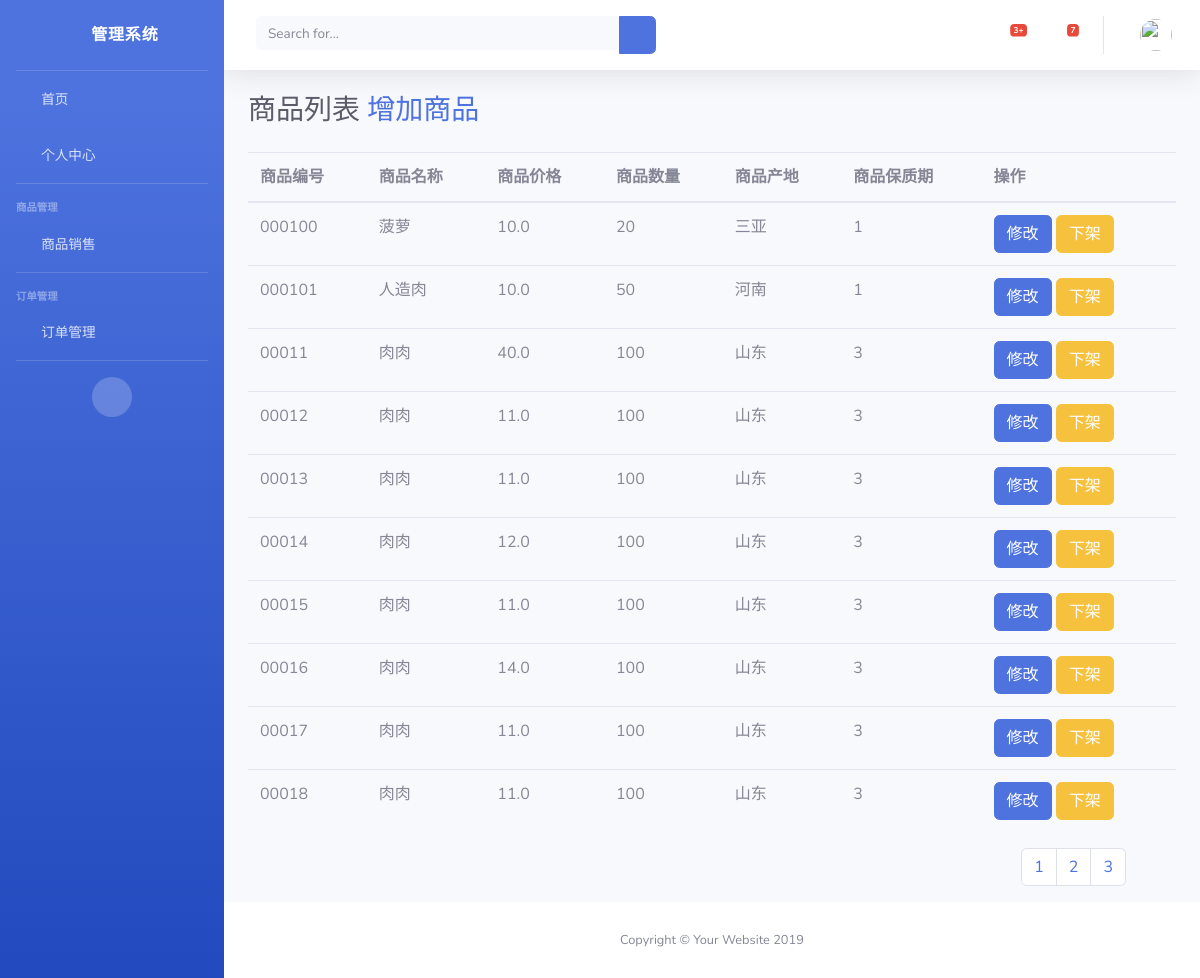
The app's page /Saller/goods_list/1/2 with its own data.
### Saller/models.py (models this page shows)
class Goods(models.Model):
    goods_number = models.CharField(max_length=11,verbose_name="商品编号")
    goods_name = models.CharField(max_length=32,verbose_name="商品的名字")
    goods_price = models.FloatField(verbose_name="价格")
    goods_count = models.IntegerField(verbose_name="数量")
    goods_location = models.CharField(max_length=254,verbose_name="产地")
    goods_safe_date = models.IntegerField(verbose_name="保质期")
    goods_status = models.IntegerField(verbose_name="状态")  ## 0 代表下架  1 代表在售
    goods_pro_time = models.DateField(auto_now=True,verbose_name="生产日期")
    picture = models.ImageField(upload_to="images")   ## 商品图片
    goods_description = models.TextField(default="好好。。。。。")
    goods_type = models.ForeignKey(to=GoodsType,on_delete=models.CASCADE,default=1)
    goods_store = models.ForeignKey(to=LoginUser,on_delete=models.CASCADE,default=1)
    objects = MyGoodsFilter()

### Saller/views.py (the view)
# urls.py: path("goods_list/",goods_list),
def goods_list(request,status,page=1):
    page = int(page)
    if status == "0":
        goods_obj = Goods.objects.filter(goods_status = 0).order_by('goods_number')
    else:
        goods_obj = Goods.objects.filter(goods_status = 1).order_by('goods_number')
    goods_all = Paginator(goods_obj,10)
    goods_list = goods_all.page(page)  ##
    return render(request,"saller/goods_list.html",locals())

### Saller/templates/saller/goods_list.html (shortened to what this page needs)
{% extends "saller/base.html" %}
{% block label %}
    商品列表
    <a href="/Saller/goods_add/">增加商品</a>
{% endblock %}
{% block content %}
    <table class="table">
        <thead>
        <tr>
            <th>商品编号</th>
            <th>商品名称</th>
            <th>商品价格</th>
            <th>商品数量</th>
            <th>商品产地</th>
            <th>商品保质期</th>
            <th>操作</th>
        </tr>
        </thead>
        <tbody>
        {% for one in goods_list %}
            <tr>
                <td>{{ one.goods_number }}</td>
                <td>{{ one.goods_name }}</td>
                <td>{{ one.goods_price }}</td>
                <td>{{ one.goods_count }}</td>
                <td>{{ one.goods_location }}</td>
                <td>{{ one.goods_safe_date }}</td>
                <td>
                    <button class="btn btn-primary">修改</button>
                    {% if one.goods_status == 1 %}
                        <a href="/Saller/goods_status/down/{{ one.id }}" type="button" class="btn btn-warning">下架</a>
                    {% else %}
                        <a href="/Saller/goods_status/up/{{ one.id }}" type="button" class="btn btn-warning">上架</a>
                    {% endif %}
                </td>
            </tr>
        {% endfor %}
        </tbody>
    </table>
    <ul style="float:right; margin-right: 50px" class="pagination">
        {% for one in goods_all.page_range %}
            <li class="paginate_button page-item previous">
                {% if status == "1" %}
                    <a href="/goods_list/1/{{ one }}" class="page-link">{{ one }}</a>
                {% else %}
                    <a href="/goods_list/0/{{ one }}" class="page-link">{{ one }}</a>
                {% endif %}
            </li>
        {% endfor %}
    </ul>
{% endblock %}

### records on screen
Goods: goods_number "000100", goods_name "菠萝", goods_price "10.0", goods_count "20", goods_location "三亚", goods_safe_date "1"
Goods: goods_number "000101", goods_name "人造肉", goods_price "10.0", goods_count "50", goods_location "河南", goods_safe_date "1"
Goods: goods_number "00011", goods_name "肉肉", goods_price "40.0", goods_count "100", goods_location "山东", goods_safe_date "3"
Goods: goods_number "00012", goods_name "肉肉", goods_price "11.0", goods_count "100", goods_location "山东", goods_safe_date "3"
Goods: goods_number "00013", goods_name "肉肉", goods_price "11.0", goods_count "100", goods_location "山东", goods_safe_date "3"
Goods: goods_number "00014", goods_name "肉肉", goods_price "12.0", goods_count "100", goods_location "山东", goods_safe_date "3"
Goods: goods_number "00015", goods_name "肉肉", goods_price "11.0", goods_count "100", goods_location "山东", goods_safe_date "3"
Goods: goods_number "00016", goods_name "肉肉", goods_price "14.0", goods_count "100", goods_location "山东", goods_safe_date "3"
Goods: goods_number "00017", goods_name "肉肉", goods_price "11.0", goods_count "100", goods_location "山东", goods_safe_date "3"
Goods: goods_number "00018", goods_name "肉肉", goods_price "11.0", goods_count "100", goods_location "山东", goods_safe_date "3"

### other values on screen
{{ one }} "1" "2" "3"
